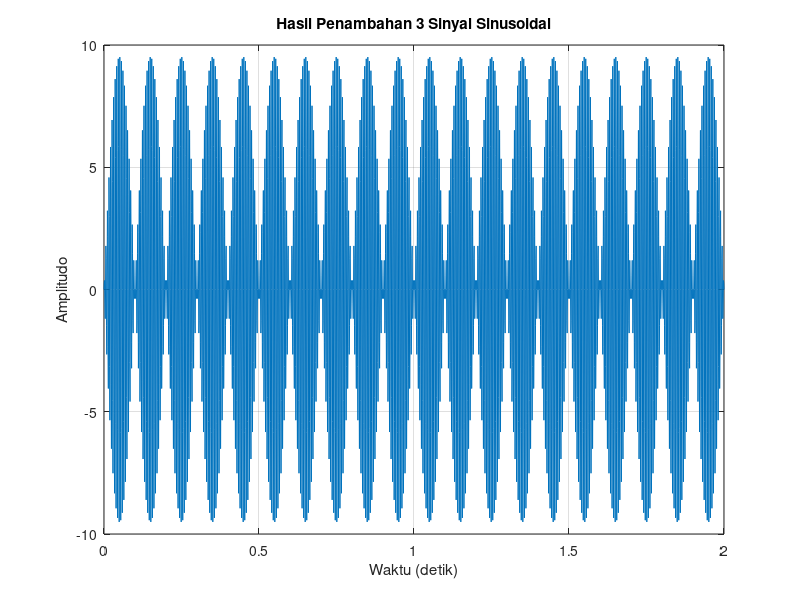

This chart was generated by the following MATLAB code:
%2010952054 - Jimmy Nelson
%2110952028 - Mutiara Ali
%2110952001 - Muhammad Reval
%2110953005 - Muhammad Zaky Kurnia

% Parameter sinyal sinus 1
a1 = 5; %Nim dari 2010952054 - Jimmy Nelson
f1 = 5; %Nim dari 2110952001 - Muhammad Reval
durasi = 2;

% Parameter sinyal sinus 2
a2 = 2; %Nim dari 2110952028 - Mutiara Ali
f2 = 200; %Nim dari 2110952001 - Muhammad Reval


% Parameter sinyal sinus 3
a3 = 2; %Nim dari 2110953005 - Muhammad Zaky Kurnia
f3 = 5; %Nim dari 2010952054 - Jimmy Nelson


% Waktu sampling
t = 0:0.001:durasi;

% Membuat tiga sinyal sinusoidal
sinyal_sinus1 = a1 * sin(2*pi*f1 * t);
sinyal_sinus2 = a2 * sin(2*pi*f2 * t);
%sinyal_sinus3 = a3 * sin(2*pi*f3 * t);

% Menambahkan ketiga sinyal sinusoidal
sinyal_total = sinyal_sinus1 .* sinyal_sinus2 ;

% Menampilkan plot ketiga sinyal dan hasil penambahan
figure;

plot(t, sinyal_total);
title('Hasil Penambahan 3 Sinyal Sinusoidal');
xlabel('Waktu (detik)');
ylabel('Amplitudo');
grid on;